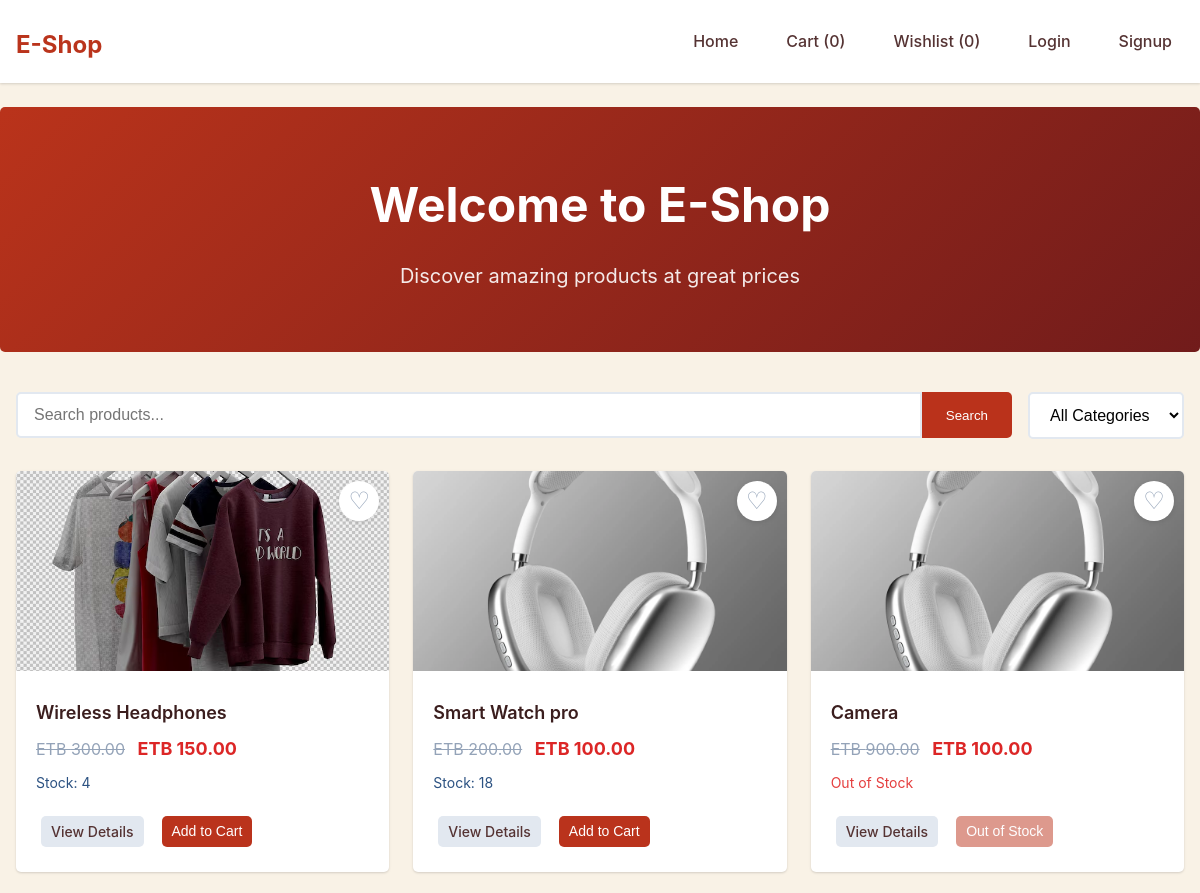
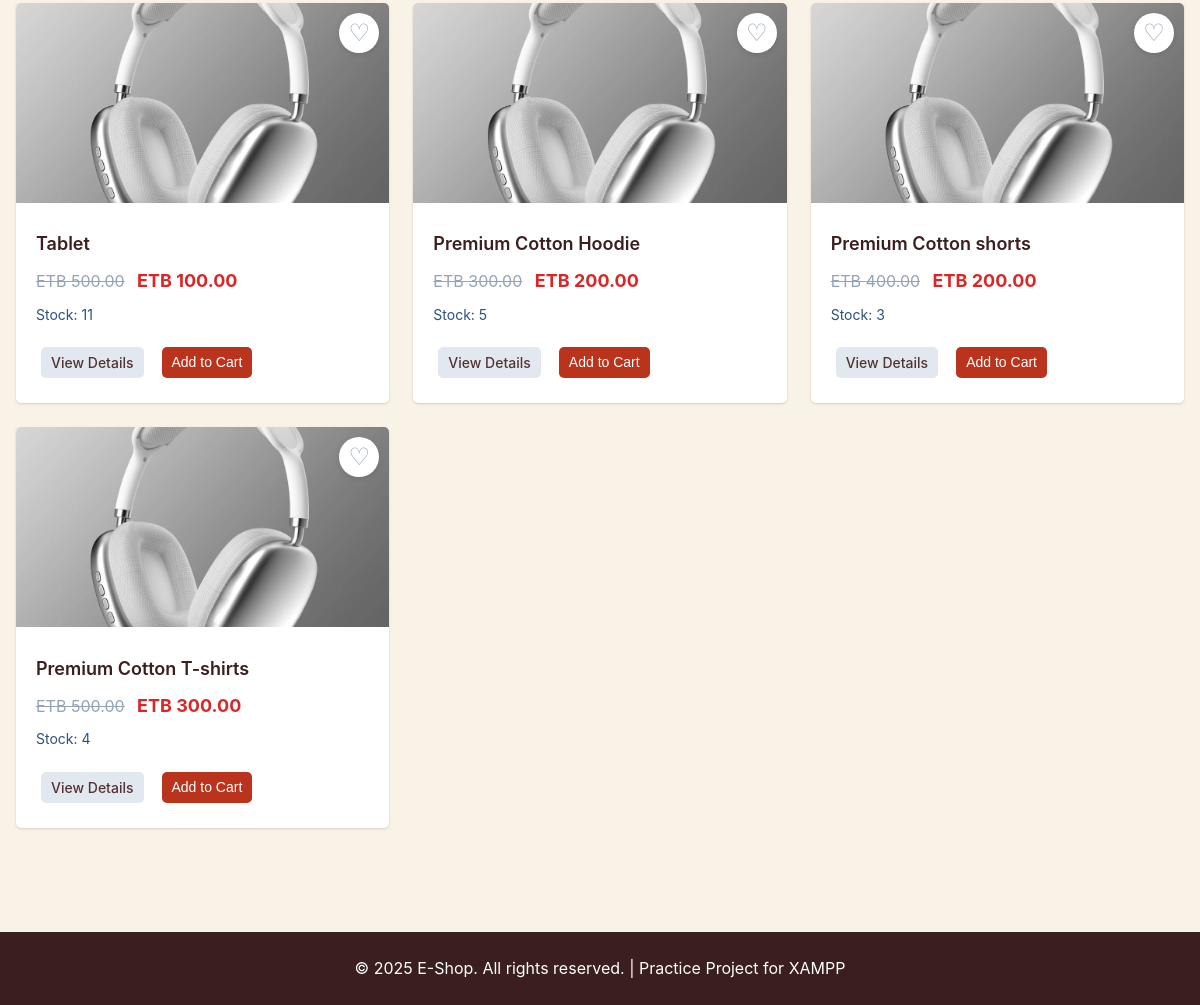
The page / on the database its author committed (2 pictures, top to bottom).
### tables this page shows
CREATE TABLE `products` (
  `id` int NOT NULL,
  `name` varchar(255) NOT NULL,
  `price` int NOT NULL,
  `category` varchar(255) NOT NULL,
  `created_at` date NOT NULL,
  `description` text NOT NULL,
  `image` varchar(255) NOT NULL,
  `stock` int NOT NULL DEFAULT '2',
  `discount_price` int NOT NULL DEFAULT '100'
);

### index.php (the view, shortened to what this page needs)
<?php
require_once 'config.php';
$search = $_GET['search'] ?? '';
$category = $_GET['category'] ?? '';
$products = getProducts($search, $category);
?>
<!DOCTYPE html>
<html lang="en">
<head>
    <link rel="stylesheet" href="style.css">
</head>
<body>
    <?php include 'includes/header.php'; ?>
    <main class="main">
        <section class="hero">
            <div class="container">
                <div class="hero-content">
                    <h2>
                        Welcome to E-Shop
                    </h2>
                    <p>Discover amazing products at great prices</p>
                </div>
            </div>
        </section>
        <section class="filters">
            <div class="container">
                <form method="GET" class="filter-form">
                    <div class="search-box">
                        <input type="text" name="search" placeholder="Search products..." value="<?= htmlspecialchars($search) ?>">
                        <button type="submit">Search</button>
                    </div>
                    <div class="category-filter">
                        <select name="category" onchange="this.form.submit()">
                            <option value="">All Categories</option>
                        </select>
                    </div>
                </form>
            </div>
        </section>
        <section class="products">
            <div class="container">
                <div class="products-grid">
                    <?php foreach ($products as $product): ?>
                        <div class="product-card" data-id="<?= $product['id'] ?>">
                            <div class="product-image">
                                <img src="images/<?= htmlspecialchars($product['image']) ?>" alt="<?= htmlspecialchars($product['name']) ?>">
                                <button class="wishlist-btn<?= isInWishlist($product['id']) ? ' active' : '' ?>" data-id="<?= $product['id'] ?>">
                                    <?= isInWishlist($product['id']) ? '♥' : '♡' ?>
                                </button>
                            </div>
                            <div class="product-info">
                                <h3><?= htmlspecialchars($product['name']) ?></h3>
                                <p class="product-price">
                                    <?= formatPrice($product['price'], $product['discount_price']) ?>
                                </p>
                                <p class="product-stock" style="color: <?= $product['stock'] > 0 ? '#2c5282' : '#e53e3e' ?>">
                                    <?= $product['stock'] > 0 ? "Stock: {$product['stock']}" : "Out of Stock" ?>
                                </p>
                                <div class="product-actions">
                                    <a href="product.php?id=<?= $product['id'] ?>" class="btn btn-secondary">View Details</a>
                                    <button class="btn btn-primary add-to-cart"
                                        data-id="<?= $product['id'] ?>"
                                        data-name="<?= htmlspecialchars($product['name']) ?>"
                                        data-price="<?= $product['discount_price'] ?: $product['price'] ?>"
                                        <?= $product['stock'] <= 0 ? 'disabled style="opacity: 0.5; cursor: not-allowed;"' : '' ?>
                                    >
                                        <?= $product['stock'] > 0 ? 'Add to Cart' : 'Out of Stock' ?>
                                    </button>
                                </div>
                            </div>
                        </div>
                    <?php endforeach; ?>
                </div>
            </div>
        </section>
    </main>
    <footer class="footer">
        <div class="container">
            <p>&copy; <?php echo date('Y'); ?> E-Shop. All rights reserved. | Practice Project for XAMPP</p>
        </div>
    </footer>
</body>
</html>

### includes/header.php (shortened to what this page needs)
<?php
require_once __DIR__ . '/../config.php';
$cartCount = getUserCartCount();
?>
<header class="header">
    <div class="container">
        <div class="nav-brand">
            <h1><a href="index.php">E-Shop</a></h1>
        </div>
        <nav class="nav-menu">
            <a href="index.php">Home</a>
            <a href="cart.php" <?= basename($_SERVER['PHP_SELF']) === 'cart.php' ? 'class="active"' : '' ?>>Cart (<span id="cart-count"><?= $cartCount ?></span>)</a>
            <a href="wishlist.php" <?= basename($_SERVER['PHP_SELF']) === 'wishlist.php' ? 'class="active"' : '' ?>>Wishlist (<span id="wishlist-count">0</span>)</a>
            <?php if (isLoggedIn()): ?>
                <?php if (isAdmin()): ?>
                    <a href="admin.php" <?= basename($_SERVER['PHP_SELF']) === 'admin.php' ? 'class="active"' : '' ?>>Admin</a>
                <?php endif; ?>
                <a href="login.php?action=logout">Logout</a>
            <?php else: ?>
                <a href="login.php" <?= basename($_SERVER['PHP_SELF']) === 'login.php' ? 'class="active"' : '' ?>>Login</a>
                <a href="signup.php" <?= basename($_SERVER['PHP_SELF']) === 'signup.php' ? 'class="active"' : '' ?>>Signup</a>
            <?php endif; ?>
        </nav>
    </div>
</header>

### config.php (shortened to what this page needs)
<?php
function getConnection() {
    try {
        $pdo = new PDO("mysql:host=" . DB_HOST . ";dbname=" . DB_NAME, DB_USER, DB_PASS);
        $pdo->setAttribute(PDO::ATTR_ERRMODE, PDO::ERRMODE_EXCEPTION);
        return $pdo;
    } catch(PDOException $e) {
        die("Connection failed: " . $e->getMessage());
    }
}
function formatPrice($price, $discountPrice = null) {
    if ($discountPrice && $discountPrice < $price) {
        return '<span class="price-original">ETB ' . number_format($price, 2) . '</span> <span class="price-discount">ETB ' . number_format($discountPrice, 2) . '</span>';
    }
    return '<span class="price">ETB ' . number_format($price, 2) . '</span>';
}
function getProducts($search = '', $category = '', $limit = null) {
    $pdo = getConnection();
    $sql = "SELECT * FROM products WHERE 1=1";
    $params = [];
    $sql .= " ORDER BY created_at DESC";
    $stmt = $pdo->prepare($sql);
    $stmt->execute($params);
    return $stmt->fetchAll(PDO::FETCH_ASSOC);
}
function isLoggedIn() {
    return isset($_SESSION['user']);
}
function isInWishlist($productId) {
    if (!isLoggedIn()) {
        return false;
    }
}
function getUserCartCount() {
    if (!isLoggedIn()) {
        return 0;
    }
}
?>

### rows shown on the page
products: image (picture), name "Wireless Headphones", price "300.00", discount_price "150.00", stock "4", shows "Add to Cart"
products: image (placeholder picture), name "Smart Watch pro", price "200.00", discount_price "100.00", stock "18", shows "Add to Cart"
products: image (placeholder picture), name "Camera", price "900.00", discount_price "100.00", stock "Out of Stock"
products: image (placeholder picture), name "Tablet", price "500.00", discount_price "100.00", stock "11", shows "Add to Cart"
products: image (placeholder picture), name "Premium Cotton Hoodie", price "300.00", discount_price "200.00", stock "5", shows "Add to Cart"
products: image (placeholder picture), name "Premium Cotton shorts", price "400.00", discount_price "200.00", stock "3", shows "Add to Cart"
products: image (placeholder picture), name "Premium Cotton T-shirts", price "500.00", discount_price "300.00", stock "4", shows "Add to Cart"

### other values the page prints
$cartCount "0"
